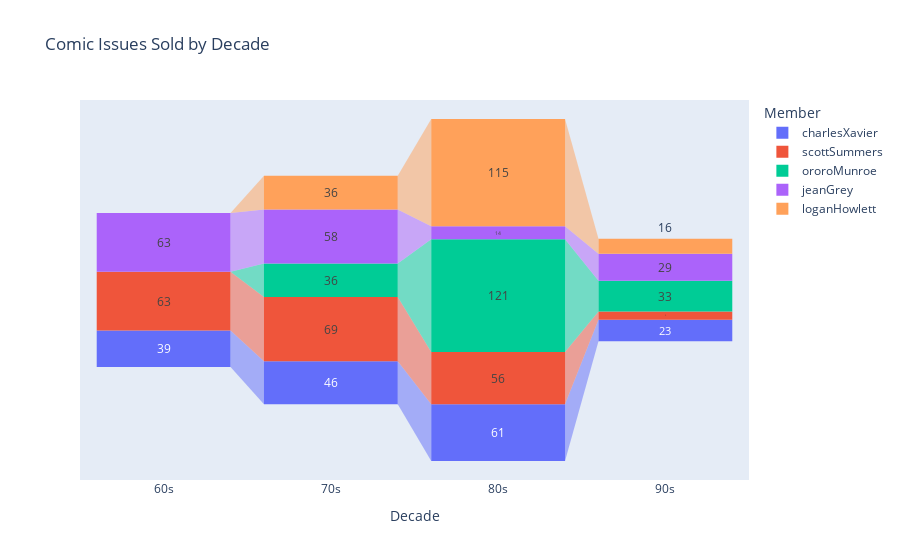

This figure's notebook cell:
### Code cell
px.funnel(xmen.reset_index(), x="Decade", y="issues", color="Member", title='Comic Issues Sold by Decade')

### Figure 1 — Plotly figure (JSON) as saved in the notebook; plotly's stock layout.template omitted (floating-point values rounded to 4 significant figures)
{"data": [{"hovertemplate": "Member=charlesXavier<br>Decade=%{x}<br>issues=%{y}<extra></extra>", "legendgroup": "charlesXavier", "marker": {"color": "#636efa"}, "name": "charlesXavier", "orientation": "v", "showlegend": true, "type": "funnel", "x": ["60s", "70s", "80s", "90s"], "xaxis": "x", "y": [39, 46, 61, 23], "yaxis": "y"}, {"hovertemplate": "Member=scottSummers<br>Decade=%{x}<br>issues=%{y}<extra></extra>", "legendgroup": "scottSummers", "marker": {"color": "#EF553B"}, "name": "scottSummers", "orientation": "v", "showlegend": true, "type": "funnel", "x": ["60s", "70s", "80s", "90s"], "xaxis": "x", "y": [63, 69, 56, 9], "yaxis": "y"}, {"hovertemplate": "Member=ororoMunroe<br>Decade=%{x}<br>issues=%{y}<extra></extra>", "legendgroup": "ororoMunroe", "marker": {"color": "#00cc96"}, "name": "ororoMunroe", "orientation": "v", "showlegend": true, "type": "funnel", "x": ["60s", "70s", "80s", "90s"], "xaxis": "x", "y": [0, 36, 121, 33], "yaxis": "y"}, {"hovertemplate": "Member=jeanGrey<br>Decade=%{x}<br>issues=%{y}<extra></extra>", "legendgroup": "jeanGrey", "marker": {"color": "#ab63fa"}, "name": "jeanGrey", "orientation": "v", "showlegend": true, "type": "funnel", "x": ["60s", "70s", "80s", "90s"], "xaxis": "x", "y": [63, 58, 14, 29], "yaxis": "y"}, {"hovertemplate": "Member=loganHowlett<br>Decade=%{x}<br>issues=%{y}<extra></extra>", "legendgroup": "loganHowlett", "marker": {"color": "#FFA15A"}, "name": "loganHowlett", "orientation": "v", "showlegend": true, "type": "funnel", "x": ["60s", "70s", "80s", "90s"], "xaxis": "x", "y": [0, 36, 115, 16], "yaxis": "y"}], "layout": {"legend": {"title": {"text": "Member"}, "tracegroupgap": 0}, "title": {"text": "Comic Issues Sold by Decade"}, "xaxis": {"anchor": "y", "domain": [0, 1], "title": {"text": "Decade"}}, "yaxis": {"anchor": "x", "domain": [0, 1], "title": {"text": "issues"}}}}
